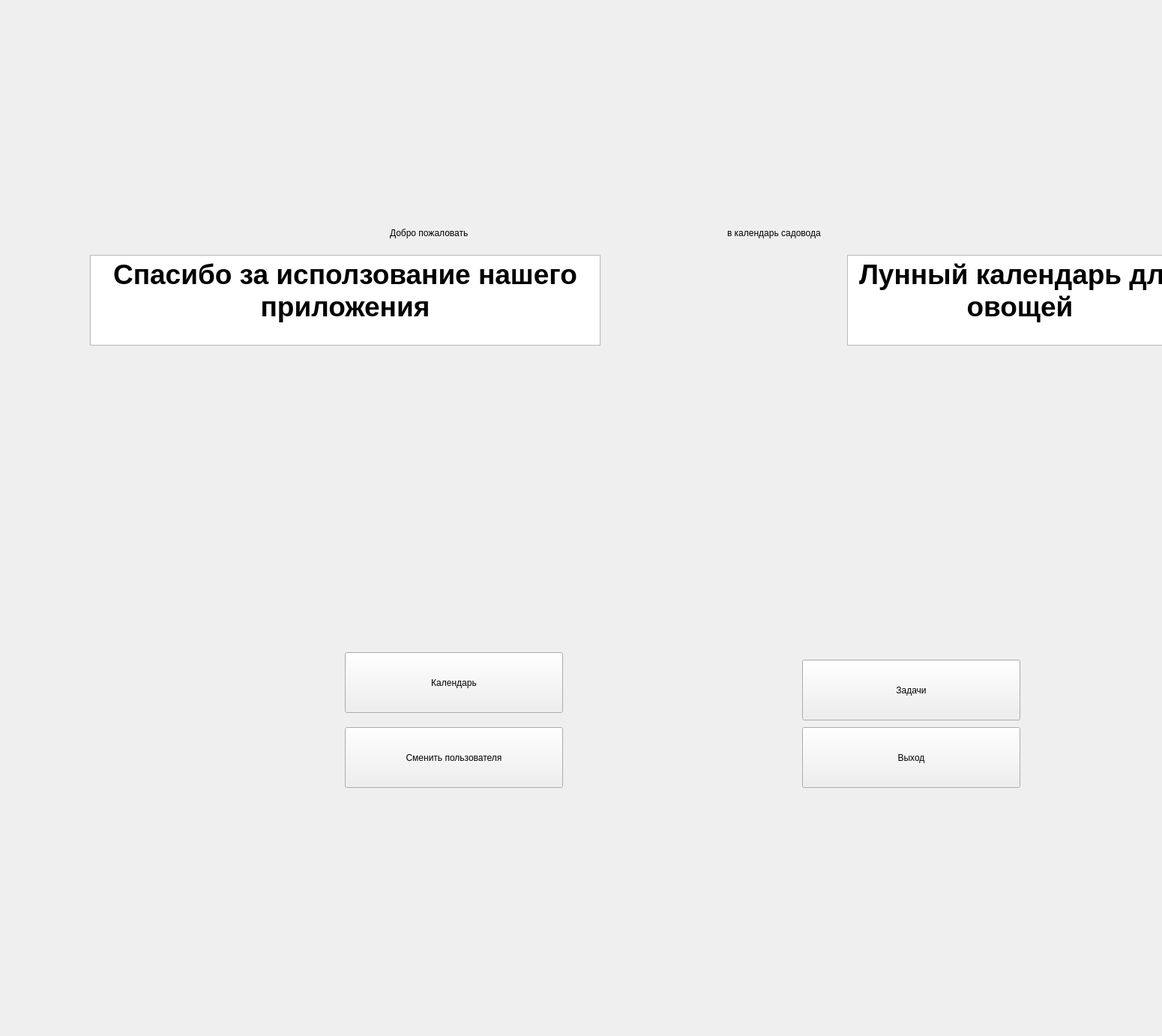
<?xml version="1.0" encoding="UTF-8"?>
<ui version="4.0">
 <class>BaseWindow</class>
 <widget class="QMainWindow" name="BaseWindow">
  <property name="geometry">
   <rect>
    <x>0</x>
    <y>0</y>
    <width>1550</width>
    <height>1382</height>
   </rect>
  </property>
  <property name="windowTitle">
   <string>MainWindow</string>
  </property>
  <widget class="QWidget" name="centralwidget">
   <widget class="QLabel" name="shapka">
    <property name="geometry">
     <rect>
      <x>-20</x>
      <y>0</y>
      <width>1661</width>
      <height>281</height>
     </rect>
    </property>
    <property name="text">
     <string/>
    </property>
    <property name="pixmap">
     <pixmap resource="resourse.qrc">:/img/images/2.png</pixmap>
    </property>
   </widget>
   <widget class="QLabel" name="background">
    <property name="geometry">
     <rect>
      <x>-20</x>
      <y>280</y>
      <width>941</width>
      <height>341</height>
     </rect>
    </property>
    <property name="text">
     <string/>
    </property>
    <property name="pixmap">
     <pixmap resource="resourse.qrc">:/img/images/3.png</pixmap>
    </property>
   </widget>
   <widget class="QLabel" name="title">
    <property name="geometry">
     <rect>
      <x>520</x>
      <y>280</y>
      <width>411</width>
      <height>61</height>
     </rect>
    </property>
    <property name="text">
     <string>Добро пожаловать </string>
    </property>
   </widget>
   <widget class="QLabel" name="label">
    <property name="geometry">
     <rect>
      <x>970</x>
      <y>290</y>
      <width>651</width>
      <height>41</height>
     </rect>
    </property>
    <property name="text">
     <string>в календарь садовода</string>
    </property>
    <property name="textFormat">
     <enum>Qt::AutoText</enum>
    </property>
   </widget>
   <widget class="QLabel" name="tabl1">
    <property name="geometry">
     <rect>
      <x>30</x>
      <y>470</y>
      <width>851</width>
      <height>391</height>
     </rect>
    </property>
    <property name="text">
     <string/>
    </property>
    <property name="pixmap">
     <pixmap resource="resourse.qrc">:/img/images/4.png</pixmap>
    </property>
    <property name="scaledContents">
     <bool>true</bool>
    </property>
   </widget>
   <widget class="QLabel" name="tabl2">
    <property name="geometry">
     <rect>
      <x>950</x>
      <y>470</y>
      <width>831</width>
      <height>391</height>
     </rect>
    </property>
    <property name="text">
     <string/>
    </property>
    <property name="pixmap">
     <pixmap>images/5.png</pixmap>
    </property>
    <property name="scaledContents">
     <bool>true</bool>
    </property>
   </widget>
   <widget class="QTextBrowser" name="text_tabl1">
    <property name="geometry">
     <rect>
      <x>120</x>
      <y>340</y>
      <width>681</width>
      <height>121</height>
     </rect>
    </property>
    <property name="html">
     <string>&lt;!DOCTYPE HTML PUBLIC &quot;-//W3C//DTD HTML 4.0//EN&quot; &quot;http://www.w3.org/TR/REC-html40/strict.dtd&quot;&gt;
&lt;html&gt;&lt;head&gt;&lt;meta name=&quot;qrichtext&quot; content=&quot;1&quot; /&gt;&lt;style type=&quot;text/css&quot;&gt;
p, li { white-space: pre-wrap; }
&lt;/style&gt;&lt;/head&gt;&lt;body style=&quot; font-family:'MS Shell Dlg 2'; font-size:8.25pt; font-weight:400; font-style:normal;&quot;&gt;
&lt;p align=&quot;center&quot; style=&quot; margin-top:0px; margin-bottom:0px; margin-left:0px; margin-right:0px; -qt-block-indent:0; text-indent:0px;&quot;&gt;&lt;span style=&quot; font-family:'Segoe UI'; font-size:28pt; font-weight:696;&quot;&gt;Спасибо за исползование нашего приложения&lt;/span&gt;&lt;img src=&quot;:/img/images/serdce.png&quot; /&gt;&lt;/p&gt;&lt;/body&gt;&lt;/html&gt;</string>
    </property>
   </widget>
   <widget class="QTextBrowser" name="text_tabl2">
    <property name="geometry">
     <rect>
      <x>1130</x>
      <y>340</y>
      <width>461</width>
      <height>121</height>
     </rect>
    </property>
    <property name="html">
     <string>&lt;!DOCTYPE HTML PUBLIC &quot;-//W3C//DTD HTML 4.0//EN&quot; &quot;http://www.w3.org/TR/REC-html40/strict.dtd&quot;&gt;
&lt;html&gt;&lt;head&gt;&lt;meta name=&quot;qrichtext&quot; content=&quot;1&quot; /&gt;&lt;style type=&quot;text/css&quot;&gt;
p, li { white-space: pre-wrap; }
&lt;/style&gt;&lt;/head&gt;&lt;body style=&quot; font-family:'MS Shell Dlg 2'; font-size:8.25pt; font-weight:400; font-style:normal;&quot;&gt;
&lt;p align=&quot;center&quot; style=&quot; margin-top:0px; margin-bottom:0px; margin-left:0px; margin-right:0px; -qt-block-indent:0; text-indent:0px;&quot;&gt;&lt;span style=&quot; font-family:'Segoe UI'; font-size:28pt; font-weight:696;&quot;&gt;Лунный календарь для овощей&lt;/span&gt;&lt;/p&gt;&lt;/body&gt;&lt;/html&gt;</string>
    </property>
   </widget>
   <widget class="QPushButton" name="exit">
    <property name="geometry">
     <rect>
      <x>1070</x>
      <y>970</y>
      <width>291</width>
      <height>81</height>
     </rect>
    </property>
    <property name="text">
     <string>Выход</string>
    </property>
   </widget>
   <widget class="QPushButton" name="calendar">
    <property name="geometry">
     <rect>
      <x>460</x>
      <y>870</y>
      <width>291</width>
      <height>81</height>
     </rect>
    </property>
    <property name="text">
     <string>Календарь</string>
    </property>
   </widget>
   <widget class="QPushButton" name="tasks">
    <property name="geometry">
     <rect>
      <x>1070</x>
      <y>880</y>
      <width>291</width>
      <height>81</height>
     </rect>
    </property>
    <property name="text">
     <string>Задачи</string>
    </property>
   </widget>
   <widget class="QPushButton" name="change">
    <property name="geometry">
     <rect>
      <x>460</x>
      <y>970</y>
      <width>291</width>
      <height>81</height>
     </rect>
    </property>
    <property name="text">
     <string>Сменить пользователя</string>
    </property>
   </widget>
   <zorder>background</zorder>
   <zorder>shapka</zorder>
   <zorder>title</zorder>
   <zorder>label</zorder>
   <zorder>tabl1</zorder>
   <zorder>tabl2</zorder>
   <zorder>text_tabl1</zorder>
   <zorder>text_tabl2</zorder>
   <zorder>exit</zorder>
   <zorder>calendar</zorder>
   <zorder>tasks</zorder>
   <zorder>change</zorder>
  </widget>
 </widget>
 <resources>
  <include location="resourse.qrc"/>
 </resources>
 <connections/>
</ui>
